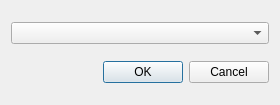
<?xml version="1.0" encoding="UTF-8"?>
<ui version="4.0">
 <class>TableSelectionDialog</class>
 <widget class="QDialog" name="TableSelectionDialog">
  <property name="geometry">
   <rect>
    <x>0</x>
    <y>0</y>
    <width>280</width>
    <height>105</height>
   </rect>
  </property>
  <property name="windowTitle">
   <string>Выберите таблицу</string>
  </property>
  <property name="modal">
   <bool>true</bool>
  </property>
  <layout class="QVBoxLayout" name="verticalLayout">
   <item>
    <widget class="QComboBox" name="tableName"/>
   </item>
   <item>
    <widget class="QDialogButtonBox" name="buttonBox">
     <property name="orientation">
      <enum>Qt::Horizontal</enum>
     </property>
     <property name="standardButtons">
      <set>QDialogButtonBox::Cancel|QDialogButtonBox::Ok</set>
     </property>
    </widget>
   </item>
  </layout>
 </widget>
 <resources/>
 <connections>
  <connection>
   <sender>buttonBox</sender>
   <signal>accepted()</signal>
   <receiver>TableSelectionDialog</receiver>
   <slot>accept()</slot>
   <hints>
    <hint type="sourcelabel">
     <x>248</x>
     <y>254</y>
    </hint>
    <hint type="destinationlabel">
     <x>157</x>
     <y>274</y>
    </hint>
   </hints>
  </connection>
  <connection>
   <sender>buttonBox</sender>
   <signal>rejected()</signal>
   <receiver>TableSelectionDialog</receiver>
   <slot>reject()</slot>
   <hints>
    <hint type="sourcelabel">
     <x>316</x>
     <y>260</y>
    </hint>
    <hint type="destinationlabel">
     <x>286</x>
     <y>274</y>
    </hint>
   </hints>
  </connection>
 </connections>
</ui>
